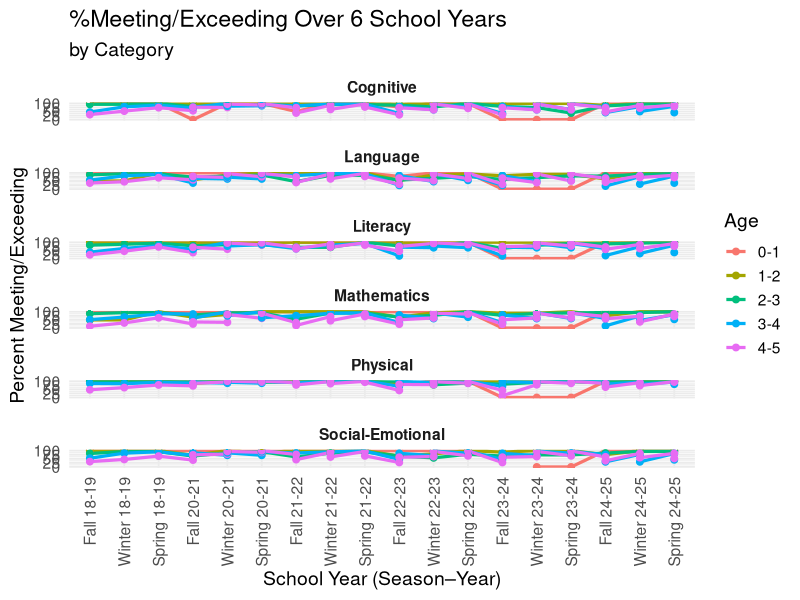
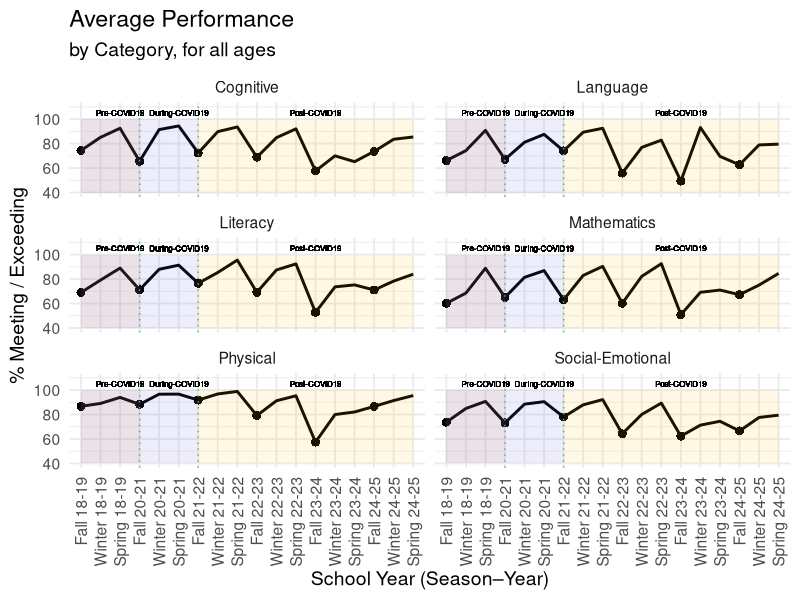
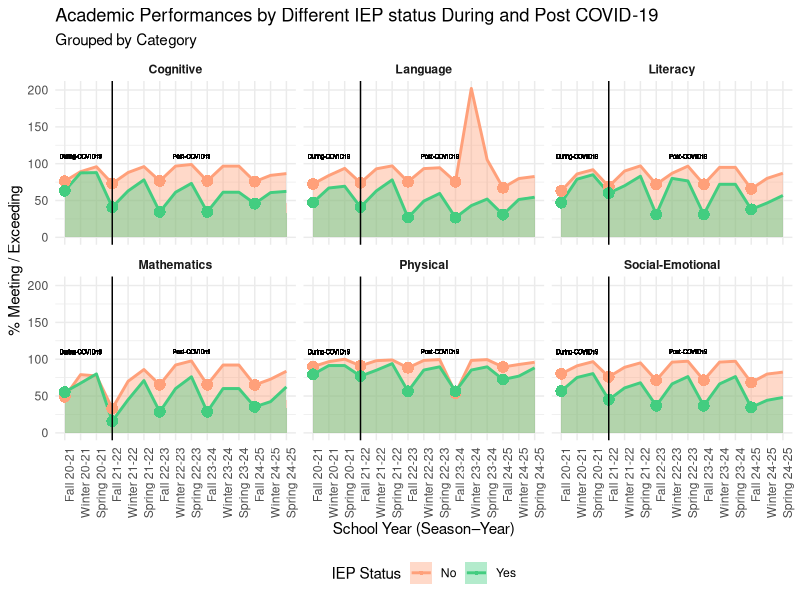
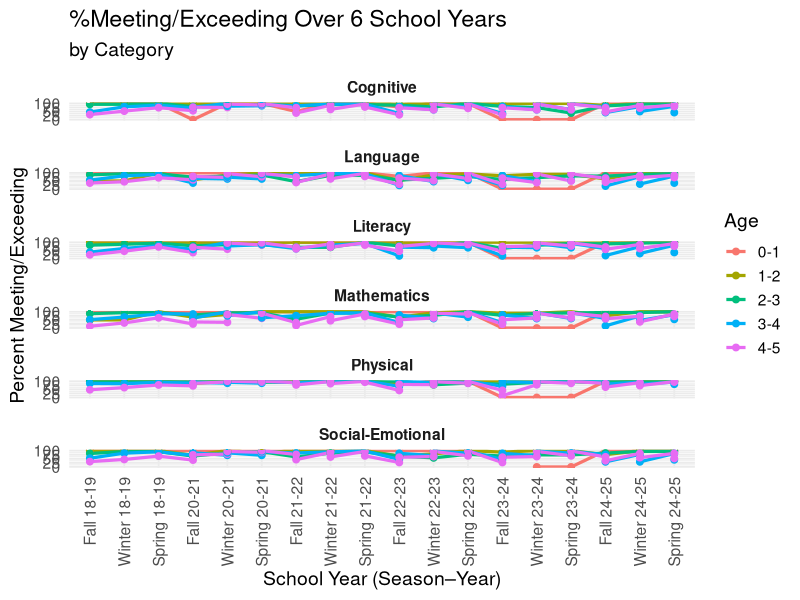
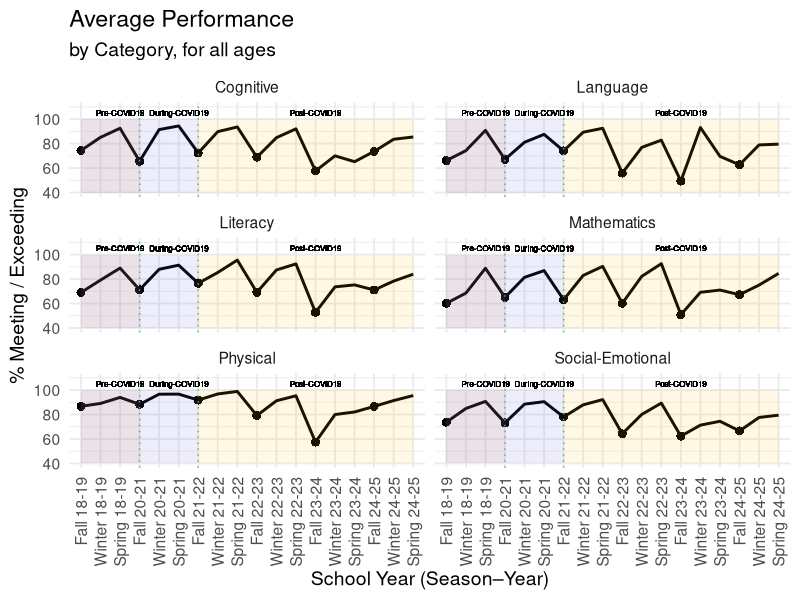
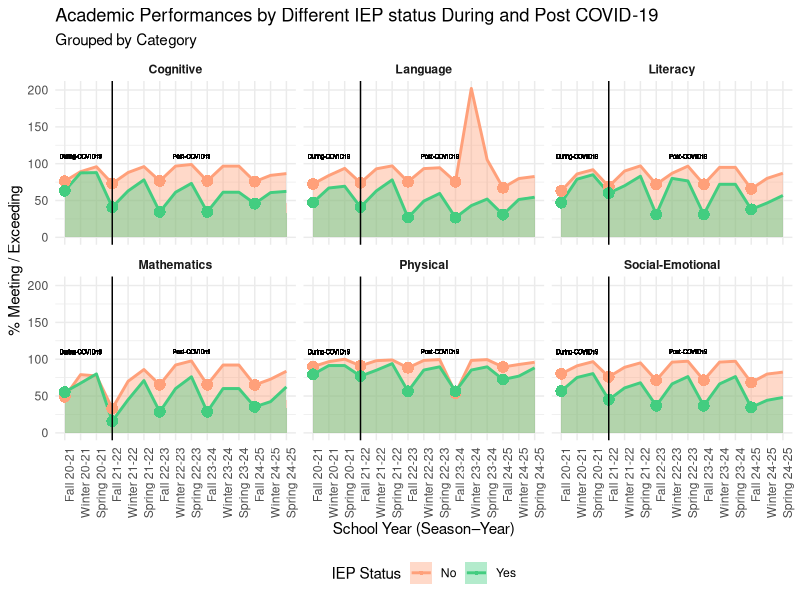

Here is the R script that generated these plots, in order:
## ---- chunk 1
library(tidyverse)
library(broom)
library(readxl)
library(dplyr)
library(skimr)
## ---- chunk 2
X2018_2019 <- read_excel("../data/ignore/2018-2019.xlsx")
X2020_2021 <- read_excel("../data/ignore/2020-2021.xlsx")
X2021_2022 <- read_excel("../data/ignore/2021-2022.xlsx")
X2022_2023 <- read_excel("../data/ignore/2022-2023.xlsx")
X2023_2024 <- read_excel("../data/ignore/2023-2024.xlsx")
X2024_2025 <- read_excel("../data/ignore/2024-2025.xlsx")
## ---- chunk 3
#for each year we need to first convert our number of children, number of meeting/exceeding, and percentage of meeting/exceeding in numeric values and create a year column that would help us with sorting and labeling
general_data_table <- bind_rows(
  X2018_2019 |>
    mutate(
      `# Children` = parse_number(as.character(`# Children`), na = c("N/A", "NA")), 
      `# Meeting / Exceeding` = parse_number(as.character(`# Meeting / Exceeding`), na = c("N/A", "NA")), 
      `% Meeting / Exceeding` = parse_number(as.character(`% Meeting / Exceeding`)), 
      year = "18-19"), 
  X2020_2021 |>
    mutate(
      `# Children` = parse_number(as.character(`# Children`), na = c("N/A", "NA")), 
      `# Meeting / Exceeding` = parse_number(as.character(`# Meeting / Exceeding`), na = c("N/A", "NA")), 
      `% Meeting / Exceeding` = parse_number(as.character(`% Meeting / Exceeding`)), 
      year = "20-21"), 
  X2021_2022|>
    mutate(
      `# Children` = parse_number(as.character(`# Children`), na = c("N/A", "NA")), 
      `# Meeting / Exceeding` = parse_number(as.character(`# Meeting / Exceeding`), na = c("N/A", "NA")), 
      `% Meeting / Exceeding` = parse_number(as.character(`% Meeting / Exceeding`)), 
      year = "21-22"), 
  X2022_2023|>
    mutate(
      `# Children` = parse_number(as.character(`# Children`), na = c("N/A", "NA")), 
      `# Meeting / Exceeding` = parse_number(as.character(`# Meeting / Exceeding`), na = c("N/A", "NA")), 
      `% Meeting / Exceeding` = parse_number(as.character(`% Meeting / Exceeding`)), 
      year = "22-23"), 
  X2023_2024|>
    mutate(
      `# Children` = parse_number(as.character(`# Children`), na = c("N/A", "NA")), 
      `# Meeting / Exceeding` = parse_number(as.character(`# Meeting / Exceeding`), na = c("N/A", "NA")), 
      `% Meeting / Exceeding` = parse_number(as.character(`% Meeting / Exceeding`), na = c("N/A", "NA", "#DIV/0!")), 
      year = "23-24"), 
  X2024_2025|>
    mutate(
      `# Children` = parse_number(as.character(`# Children`), na = c("N/A", "NA")), 
      `# Meeting / Exceeding` = parse_number(as.character(`# Meeting / Exceeding`), na = c("N/A", "NA")), 
      `% Meeting / Exceeding` = parse_number(as.character(`% Meeting / Exceeding`)), 
      year = "24-25")
  ) |>
  #shortening and simplifying the label for each school year and trimester
  mutate(
    season = case_when(
      str_detect(`Time Period`, "Fall") ~ "Fall",
      str_detect(`Time Period`, "Winter") ~ "Winter",
      str_detect(`Time Period`, "Spring") ~ "Spring"
    ),
    label = paste(season, year),
    #sorting for chronological order taking the beginning of the school year and the code for each season (Fall - 1, Winter - 2, Spring - 3)
    #e.g. Fall 2018-2019 -> 181, Winter 2021-2022 -> 212
    sort_num = as.numeric(str_sub(year, 1, 2)) * 10 + match(season, c("Fall","Winter","Spring")) 
  )
#ordering our data chronologically
general_data_table <- general_data_table |>
  mutate(
    label = fct_reorder(label, sort_num)
  )
## ---- chunk 4
general_data_table <- general_data_table |>
  mutate(
    season = case_when(
      str_detect(`Time Period`, "Fall") ~ "Fall",
      str_detect(`Time Period`, "Winter") ~ "Winter",
      str_detect(`Time Period`, "Spring") ~ "Spring"
    ),
    label = paste(season, year),
    #sorting for chronological order taking the beginning of the school year and the code for each season (Fall - 1, Winter - 2, Spring - 3)
    #e.g. Fall 2018-2019 -> 181, Winter 2021-2022 -> 212
    sort_num = as.numeric(str_sub(year, 1, 2)) * 10 + match(season,c("Fall","Winter","Spring")))
## ---- chunk 5
general_data_table <- general_data_table |>
  mutate(
    label = fct_reorder(label, sort_num)
  )
## ---- chunk 6
general_data_plot <- ggplot(general_data_table, aes(x = label, y = `% Meeting / Exceeding`, color = Age, group = Age)) +
  geom_line(size = 1.1) +
  geom_point(size = 2) +
  facet_wrap(~ Category, ncol = 1) +
  ylim(0, 100)+
  labs(
    title = "%Meeting/Exceeding Over 6 School Years",
    subtitle = "by Category",
    x = "School Year (Season–Year)",
    y = "Percent Meeting/Exceeding"
  ) +
  theme_minimal(base_size = 14) +
  theme(
    axis.text.x = element_text(angle = 90, hjust = 1, vjust = 0.5),
    strip.text = element_text(face = "bold"),
    panel.spacing = unit(1, "lines")
  )

general_data_plot

#saving
ggsave("general_plot.png", general_data_plot, width = 10, height = 20, dpi = 300)
## ---- chunk 7
#creating a new column that would help us highlight the beginning of the school year
average_general_data_table <- general_data_table |>
  mutate(is_fall = (`season` == "Fall"))
## ---- chunk 8
#calculating the average of all age groups' seasonal performance
average_general_data_table <- average_general_data_table |>
  group_by(Category, label, sort_num, is_fall) |>
  summarise(
    `Avg Meeting Exceeding` = mean(`% Meeting / Exceeding`, na.rm = TRUE),
    .groups = "drop"
  )
## ---- chunk 9
average_general_data_plot <- ggplot(average_general_data_table, aes(x = label, y = `Avg Meeting Exceeding`, group = Category)) +
  geom_line(size = 1) +
  geom_point(aes(size = ifelse(is_fall, 4, NA)), shape = 20, stroke = 0) +
  geom_vline(xintercept = "Fall 20-21", linetype = "dotted", color = "#51C168")+
  geom_vline(xintercept = "Fall 21-22", linetype = "dotted", color = "#51C168")+
  annotate("rect", xmin="Fall 18-19", xmax="Fall 20-21", ymin = 40, ymax = 100, alpha = 0.1, fill = "#E7913E")+
  annotate("rect", xmin="Fall 18-19", xmax="Fall 21-22", ymin = 40, ymax = 100, alpha = 0.1, fill = "#5C57D8")+
  annotate("rect", xmin="Fall 21-22", xmax="Spring 24-25", ymin = 40, ymax = 100, alpha = 0.1, fill = "#FABA09")+
  geom_text( 
    aes(x = "Spring 18-19", y = 105, label = "Pre-COVID19"),
    size = 2) +
  geom_text( 
    aes(x = "Spring 20-21", y = 105, label = "During-COVID19"),
    size = 2) +
  geom_text( 
    aes(x = "Fall 23-24", y = 105, label = "Post-COVID19"),
    size = 2) +
  facet_wrap(~ Category, ncol = 2) +
  ylim(40, 110)+
  labs(
    title = "Average Performance",
    subtitle = "by Category, for all ages",
    x = "School Year (Season–Year)",
    y = "% Meeting / Exceeding"
  ) +
  theme_minimal(base_size = 14) +
  theme(
    axis.text.x = element_text(angle = 90, hjust = 1, vjust = 0.5),
    legend.position = "none"
  )

average_general_data_plot

#saving
ggsave("average_general_plot.png", average_general_data_plot, width = 15, height = 10, dpi = 300)
## ---- chunk 10
all_year <- general_data_table |>
  mutate(IEP = na_if(IEP, "N/A")) |>
  filter(!is.na(IEP))

IEP_data <- all_year |>
  mutate(is_fall = (`season` == "Fall"))

IEP_data <- IEP_data |>
  group_by(Category, label, sort_num, is_fall, IEP) |>
  summarise(
    `Avg IEP Meeting Exceeding` = mean(`% Meeting / Exceeding`, na.rm = TRUE),
    .groups = "drop"
  )
## ---- chunk 11

## ---- chunk 12
iep_graph <- ggplot(
  IEP_data,
  aes(x = `label`, y = `Avg IEP Meeting Exceeding`, fill = IEP, group = IEP)
) +
  geom_area(position = "identity", alpha = 0.4) +
  geom_line(aes(color = IEP), size = 1) +
  geom_point(aes(size = ifelse(is_fall, 4, NA)), shape = 21 , stroke = 0) +
  geom_vline(xintercept = "Fall 21-22") +
  geom_text( 
    aes(x = "Spring 22-23", y = 110, label = "Post-COVID19"),
    size = 1.5) +
  geom_text( 
    aes(x = "Winter 20-21", y = 110, label = "During-COVID19"),
    size = 1.5) +
  facet_wrap(~ Category) +
  labs(
    title = "Academic Performances by Different IEP status During and Post COVID-19",
    x = "School Year (Season–Year)",
    y = "% Meeting / Exceeding",
    subtitle = "Grouped by Category ",
    fill = "IEP Status",
    color = "IEP Status"
  ) +
  scale_size_identity(guide = "none") +
  scale_color_manual(
    values = c(
      "No" = "lightsalmon", 
      "Yes" = "seagreen3"
    ) 
  ) +
  scale_fill_manual(
     values = c(
      "No" = "lightsalmon", 
      "Yes" = "seagreen3"
    ) 
  ) +
  theme_minimal() +
  theme(
    axis.text.x = element_text(angle = 90, hjust = 1),
    legend.position = "bottom",
    strip.text = element_text(face = "bold")
  )

iep_graph

ggsave("iep_impact.png", iep_graph, width = 15, height = 10, dpi = 300)
